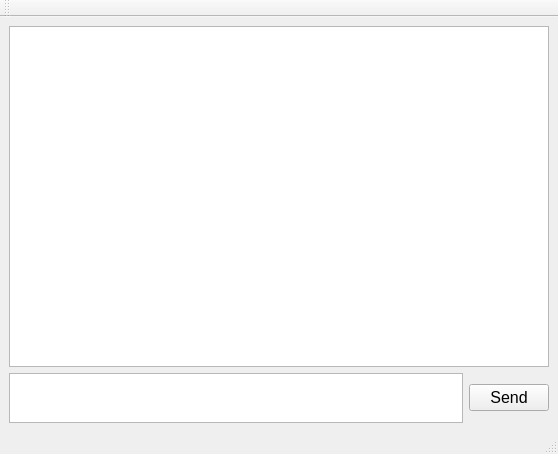
<?xml version="1.0" encoding="UTF-8"?>
<ui version="4.0">
 <class>MainWindow</class>
 <widget class="QMainWindow" name="MainWindow">
  <property name="geometry">
   <rect>
    <x>0</x>
    <y>0</y>
    <width>558</width>
    <height>454</height>
   </rect>
  </property>
  <property name="windowTitle">
   <string>Viewer</string>
  </property>
  <widget class="QWidget" name="centralwidget">
   <layout class="QGridLayout" name="gridLayout">
    <item row="1" column="0">
     <widget class="QTextEdit" name="textEdit">
      <property name="sizePolicy">
       <sizepolicy hsizetype="Expanding" vsizetype="Preferred">
        <horstretch>0</horstretch>
        <verstretch>1</verstretch>
       </sizepolicy>
      </property>
      <property name="minimumSize">
       <size>
        <width>450</width>
        <height>50</height>
       </size>
      </property>
      <property name="maximumSize">
       <size>
        <width>16777215</width>
        <height>16777215</height>
       </size>
      </property>
      <property name="font">
       <font>
        <pointsize>12</pointsize>
       </font>
      </property>
     </widget>
    </item>
    <item row="1" column="1">
     <widget class="QPushButton" name="pushButton">
      <property name="sizePolicy">
       <sizepolicy hsizetype="Preferred" vsizetype="Fixed">
        <horstretch>0</horstretch>
        <verstretch>0</verstretch>
       </sizepolicy>
      </property>
      <property name="font">
       <font>
        <pointsize>12</pointsize>
       </font>
      </property>
      <property name="text">
       <string>Send</string>
      </property>
      <property name="autoDefault">
       <bool>false</bool>
      </property>
      <property name="default">
       <bool>false</bool>
      </property>
      <property name="flat">
       <bool>false</bool>
      </property>
     </widget>
    </item>
    <item row="0" column="0" colspan="2">
     <widget class="QPlainTextEdit" name="plainTextEdit">
      <property name="font">
       <font>
        <pointsize>12</pointsize>
       </font>
      </property>
      <property name="readOnly">
       <bool>true</bool>
      </property>
     </widget>
    </item>
   </layout>
  </widget>
  <widget class="QMenuBar" name="menubar">
   <property name="geometry">
    <rect>
     <x>0</x>
     <y>0</y>
     <width>558</width>
     <height>21</height>
    </rect>
   </property>
  </widget>
  <widget class="QStatusBar" name="statusbar"/>
  <widget class="QToolBar" name="toolBar">
   <property name="windowTitle">
    <string>toolBar</string>
   </property>
   <attribute name="toolBarArea">
    <enum>TopToolBarArea</enum>
   </attribute>
   <attribute name="toolBarBreak">
    <bool>false</bool>
   </attribute>
  </widget>
 </widget>
 <resources/>
 <connections/>
</ui>
